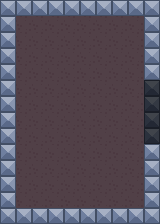

Below is a game level as drawn by its tile map, then a one-line description and the .tmx that defines it (tile-layer data replaced by summaries):
An orthogonal 10x14 tile map with 16x16 px tiles, 3 tile layers (loc2, background, walls), 3 tilesets.

<map version="1.4" tiledversion="1.4.2" orientation="orthogonal" renderorder="right-down" width="10" height="14" tilewidth="16" tileheight="16" infinite="0" nextlayerid="6" nextobjectid="1">
 <tileset firstgid="1" source="full tilemap.tsx" />
 <tileset firstgid="73" name="full tilemap2" tilewidth="16" tileheight="16" tilecount="72" columns="9">
  <image source="full tilemap2.png" width="144" height="128" />
 </tileset>
 <tileset firstgid="145" name="layer3" tilewidth="16" tileheight="16" tilecount="3" columns="3">
  <image source="layer3.png" width="48" height="16" />
 </tileset>
 <layer id="4" name="loc2" width="10" height="14">
  <data>[140 cells, 140 non-empty, 3 distinct tile ids]</data>
 </layer>
 <layer id="5" name="background" width="10" height="14">
  <data>[140 cells, 140 non-empty, 2 distinct tile ids]</data>
 </layer>
 <layer id="2" name="walls" width="10" height="14">
  <data>[140 cells, 40 non-empty, 1 distinct tile ids]</data>
 </layer>
</map>
